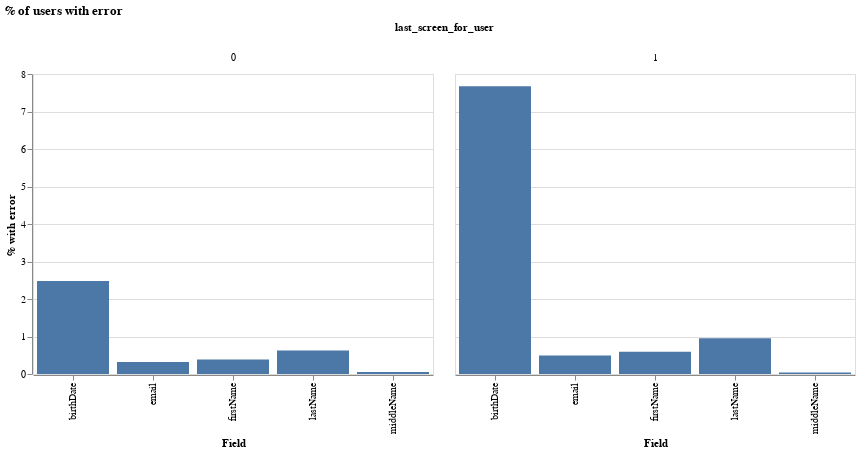

Here is the notebook cell this chart was saved with:
### Code cell
import seaborn as sns

final = pd.read_pickle("ui_final.pkl")

d = final.loc[
    (final["step"] == "personal-information")
    & (
        final["field"].isin(
            ["birthDate", "email", "firstName", "lastName", "middleName"]
        )
    ),
    :,
]

d = d.rename(columns={"last_event_dummy": "last_screen_for_user"})

d["error_cat"] = "No error"
d.loc[d["field_error"] > 0, "error_cat"] = "Error"

d = (
    d.loc[:, ["domain_userid", "field", "error_cat", "last_screen_for_user"]]
    .groupby(["field", "last_screen_for_user", "error_cat"])["domain_userid"]
    .nunique()
    .reset_index()
)

d["total"] = d.groupby(["last_screen_for_user", "field"])["domain_userid"].transform(
    "sum"
)
d["perc"] = 100 * d["domain_userid"] / d["total"]

import altair as alt

alt.Chart(d.loc[d["error_cat"] == "Error", :]).mark_bar().encode(
    x=alt.X("field:N", axis=alt.Axis(title="Field")),
    y=alt.Y("perc:Q", axis=alt.Axis(title="% with error")),
    column="last_screen_for_user:N",
).properties(title="% of users with error", width=400)

### Figure 1 — Vega-Lite specification as saved in the notebook (floating-point values rounded to 4 significant figures)
{"config": {"view": {"continuousWidth": 400, "continuousHeight": 300}}, "data": {"name": "data-879ff387745f915639f3de61ff01d908"}, "mark": "bar", "encoding": {"column": {"type": "nominal", "field": "last_screen_for_user"}, "x": {"type": "nominal", "axis": {"title": "Field"}, "field": "field"}, "y": {"type": "quantitative", "axis": {"title": "% with error"}, "field": "perc"}}, "title": "% of users with error", "width": 400, "$schema": "https://vega.github.io/schema/vega-lite/v4.0.2.json", "datasets": {"data-879ff387745f915639f3de61ff01d908": [{"field": "birthDate", "last_screen_for_user": 0, "error_cat": "Error", "domain_userid": 12166, "total": 491018, "perc": 2.478}, {"field": "birthDate", "last_screen_for_user": 1, "error_cat": "Error", "domain_userid": 13919, "total": 181422, "perc": 7.672}, {"field": "email", "last_screen_for_user": 0, "error_cat": "Error", "domain_userid": 1568, "total": 490861, "perc": 0.3194}, {"field": "email", "last_screen_for_user": 1, "error_cat": "Error", "domain_userid": 893, "total": 181415, "perc": 0.4922}, {"field": "firstName", "last_screen_for_user": 0, "error_cat": "Error", "domain_userid": 1909, "total": 490853, "perc": 0.3889}, {"field": "firstName", "last_screen_for_user": 1, "error_cat": "Error", "domain_userid": 1080, "total": 181414, "perc": 0.5953}, {"field": "lastName", "last_screen_for_user": 0, "error_cat": "Error", "domain_userid": 3077, "total": 490886, "perc": 0.6268}, {"field": "lastName", "last_screen_for_user": 1, "error_cat": "Error", "domain_userid": 1730, "total": 181415, "perc": 0.9536}, {"field": "middleName", "last_screen_for_user": 0, "error_cat": "Error", "domain_userid": 269, "total": 490813, "perc": 0.05481}, {"field": "middleName", "last_screen_for_user": 1, "error_cat": "Error", "domain_userid": 72, "total": 181412, "perc": 0.03969}]}}
